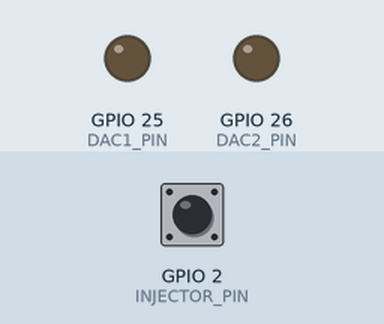
Simulated run of this sketch. Board: ESP32. Parts: output pins drawn as LEDs (lit = HIGH). The inputs (shaded band) are chosen by the test bench; at power-on: GPIO 2 (INJECTOR_PIN) LOW.

Above: at 1.2 s.
1.3 s: GPIO 2 (INJECTOR_PIN) pulsed HIGH 2 times (0.12 s each, 0.3 s apart)
At 2.1 s:
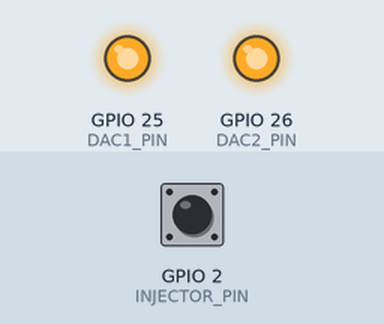
Timing chart, 0 to 4.3 s (numbered marks = the images above; inputs shaded):
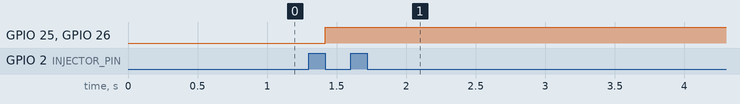

Measured:
- after the input at 1.3 s, GPIO 25 (DAC1_PIN), GPIO 26 (DAC2_PIN): LOW → HIGH after 0.12 s

The sketch:

esp32_simple2.ino
```cpp
// this code simply converts pulses to 16bit analog output
// It allows to use much simpler, not time-bound circuits or uC's
// to visualize pulse width,apply corrections, calculate error etc.
// it uses ESP32 with hardware DAC and resistor ladder or offset op-amp
// to produce 16bit resolution output
// this should be enough for max 65ms with 0.001 ms resolution
// which is good enough given sum of all four injectors will produce average

#define MIN_PULSE_WIDTH 0
#define MAX_PULSE_WIDTH 20*1000 //in micros
// Define the pins for the injector and the DACs
#define INJECTOR_PIN 2 // The pin connected to the injector signal
#define DAC1_PIN 25 // The pin connected to the LSB DAC
#define DAC2_PIN 26 // The pin connected to the MSB DAC

// Define the constants for the DAC resolution and voltage divider
#define DAC_RESOLUTION 8 // The number of bits for the DAC output
#define VOLTAGE_DIVIDER_RATIO 0.5 // The ratio of the voltage divider on the MSB DAC output

// Define the variables for storing the injector pulse width and the DAC values
volatile unsigned long pulseStart = 0; // The start time of the injector pulse in microseconds
volatile unsigned long pulseWidth = 0; // The width of the injector pulse in microseconds
volatile uint16_t dacValue = 0; // The combined value of the two DACs
volatile uint8_t dac1Value = 0; // The value of the LSB DAC
volatile uint8_t dac2Value = 0; // The value of the MSB DAC

// Define the interrupt service routine for measuring the injector pulse width
void ICACHE_RAM_ATTR measurePulse() {
  if (digitalRead(INJECTOR_PIN) == HIGH) { // If the injector signal is high, start measuring
    pulseStart = micros(); // Record the start time of the pulse
  } else { // If the injector signal is low, stop measuring
    pulseWidth = micros() - pulseStart; // Calculate the width of the pulse
    pulseWidth = constrain(pulseWidth,MIN_PULSE_WIDTH,MAX_PULSE_WIDTH); // constrain the pulse width within defined limits
    dacValue = map(pulseWidth, MIN_PULSE_WIDTH, MAX_PULSE_WIDTH, 0, (1 << (2 * DAC_RESOLUTION)) - 1); // Map the pulse width to the DAC range
    dac1Value = dacValue & ((1 << DAC_RESOLUTION) - 1); // Extract the LSB bits of the DAC value
    dac2Value = (dacValue >> DAC_RESOLUTION) & ((1 << DAC_RESOLUTION) - 1); // Extract the MSB bits of the DAC value
    dacWrite(DAC1_PIN, dac1Value); // Write the LSB bits to the LSB DAC
    dacWrite(DAC2_PIN, dac2Value); // Write the MSB bits to the MSB DAC
  }
}

void setup() {
  pinMode(INJECTOR_PIN, INPUT); // Set the injector pin as input
  pinMode(DAC1_PIN, OUTPUT); // Set the LSB DAC pin as output
  pinMode(DAC2_PIN, OUTPUT); // Set the MSB DAC pin as output
  attachInterrupt(digitalPinToInterrupt(INJECTOR_PIN), measurePulse, CHANGE); // Attach an interrupt to the injector pin on both rising and falling edges
}

void loop() {
  // Nothing to do in the main loop
}
```
